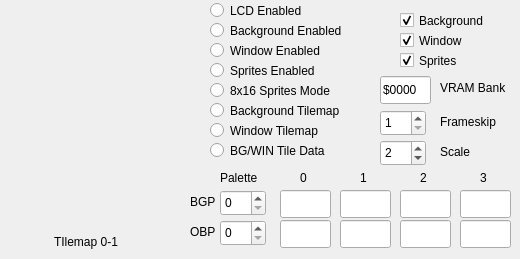
    <widget class="QWidget" name="tab_4">
     <attribute name="title">
      <string>PPU</string>
     </attribute>
     <widget class="QRadioButton" name="radioButton_BackgroundEnabled">
      <property name="geometry">
       <rect>
        <x>210</x>
        <y>20</y>
        <width>151</width>
        <height>21</height>
       </rect>
      </property>
      <property name="text">
       <string>Background Enabled</string>
      </property>
      <property name="checkable">
       <bool>true</bool>
      </property>
      <property name="autoExclusive">
       <bool>false</bool>
      </property>
     </widget>
     <widget class="QRadioButton" name="radioButton_SpritesEnabled">
      <property name="geometry">
       <rect>
        <x>210</x>
        <y>60</y>
        <width>151</width>
        <height>21</height>
       </rect>
      </property>
      <property name="text">
       <string>Sprites Enabled</string>
      </property>
      <property name="checkable">
       <bool>true</bool>
      </property>
      <property name="autoExclusive">
       <bool>false</bool>
      </property>
     </widget>
     <widget class="QRadioButton" name="radioButton_SpriteSizeSelect">
      <property name="geometry">
       <rect>
        <x>210</x>
        <y>80</y>
        <width>151</width>
        <height>21</height>
       </rect>
      </property>
      <property name="text">
       <string>8x16 Sprites Mode</string>
      </property>
      <property name="checkable">
       <bool>true</bool>
      </property>
      <property name="autoExclusive">
       <bool>false</bool>
      </property>
     </widget>
     <widget class="QRadioButton" name="radioButton_BackgroundTilemap">
      <property name="geometry">
       <rect>
        <x>210</x>
        <y>100</y>
        <width>151</width>
        <height>21</height>
       </rect>
      </property>
      <property name="text">
       <string>Background Tilemap</string>
      </property>
      <property name="checkable">
       <bool>true</bool>
      </property>
      <property name="autoExclusive">
       <bool>false</bool>
      </property>
     </widget>
     <widget class="QRadioButton" name="radioButton_BgWinTileData">
      <property name="geometry">
       <rect>
        <x>210</x>
        <y>140</y>
        <width>161</width>
        <height>21</height>
       </rect>
      </property>
      <property name="text">
       <string>BG/WIN Tile Data</string>
      </property>
      <property name="checkable">
       <bool>true</bool>
      </property>
      <property name="autoExclusive">
       <bool>false</bool>
      </property>
     </widget>
     <widget class="QRadioButton" name="radioButton_WindowEnabled">
      <property name="geometry">
       <rect>
        <x>210</x>
        <y>40</y>
        <width>161</width>
        <height>21</height>
       </rect>
      </property>
      <property name="text">
       <string>Window Enabled</string>
      </property>
      <property name="checkable">
       <bool>true</bool>
      </property>
      <property name="autoExclusive">
       <bool>false</bool>
      </property>
     </widget>
     <widget class="QRadioButton" name="radioButton_WindowTilemap">
      <property name="geometry">
       <rect>
        <x>210</x>
        <y>120</y>
        <width>151</width>
        <height>21</height>
       </rect>
      </property>
      <property name="text">
       <string>Window Tilemap</string>
      </property>
      <property name="checkable">
       <bool>true</bool>
      </property>
      <property name="autoExclusive">
       <bool>false</bool>
      </property>
     </widget>
     <widget class="QRadioButton" name="radioButton_LcdEnabled">
      <property name="enabled">
       <bool>true</bool>
      </property>
      <property name="geometry">
       <rect>
        <x>210</x>
        <y>0</y>
        <width>151</width>
        <height>21</height>
       </rect>
      </property>
      <property name="text">
       <string>LCD Enabled</string>
      </property>
      <property name="checkable">
       <bool>true</bool>
      </property>
      <property name="checked">
       <bool>false</bool>
      </property>
      <property name="autoExclusive">
       <bool>false</bool>
      </property>
     </widget>
     <widget class="QLabel" name="label_31">
      <property name="geometry">
       <rect>
        <x>54</x>
        <y>234</y>
        <width>71</width>
        <height>16</height>
       </rect>
      </property>
      <property name="text">
       <string>TIlemap 0-1</string>
      </property>
     </widget>
     <widget class="QLineEdit" name="lineEdit_BGP_0">
      <property name="geometry">
       <rect>
        <x>280</x>
        <y>190</y>
        <width>51</width>
        <height>28</height>
       </rect>
      </property>
      <property name="text">
       <string/>
      </property>
      <property name="readOnly">
       <bool>true</bool>
      </property>
     </widget>
     <widget class="QLabel" name="label_14">
      <property name="geometry">
       <rect>
        <x>300</x>
        <y>170</y>
        <width>16</width>
        <height>16</height>
       </rect>
      </property>
      <property name="text">
       <string>0</string>
      </property>
     </widget>
     <widget class="QLineEdit" name="lineEdit_OBP_1">
      <property name="geometry">
       <rect>
        <x>340</x>
        <y>220</y>
        <width>51</width>
        <height>28</height>
       </rect>
      </property>
      <property name="text">
       <string/>
      </property>
      <property name="readOnly">
       <bool>true</bool>
      </property>
     </widget>
     <widget class="QLabel" name="label_9">
      <property name="geometry">
       <rect>
        <x>190</x>
        <y>194</y>
        <width>31</width>
        <height>16</height>
       </rect>
      </property>
      <property name="text">
       <string>BGP</string>
      </property>
     </widget>
     <widget class="QLineEdit" name="lineEdit_OBP_0">
      <property name="geometry">
       <rect>
        <x>280</x>
        <y>220</y>
        <width>51</width>
        <height>28</height>
       </rect>
      </property>
      <property name="text">
       <string/>
      </property>
      <property name="readOnly">
       <bool>true</bool>
      </property>
     </widget>
     <widget class="QSpinBox" name="spinBox_BGP">
      <property name="geometry">
       <rect>
        <x>220</x>
        <y>190</y>
        <width>46</width>
        <height>26</height>
       </rect>
      </property>
      <property name="toolTip">
       <string>&lt;html&gt;&lt;head/&gt;&lt;body&gt;&lt;p&gt;Select which &lt;span style=&quot; font-weight:600;&quot;&gt;Background Palette&lt;/span&gt; to display (0-7)&lt;/p&gt;&lt;/body&gt;&lt;/html&gt;</string>
      </property>
      <property name="maximum">
       <number>7</number>
      </property>
     </widget>
     <widget class="QSpinBox" name="spinBox_OBP">
      <property name="geometry">
       <rect>
        <x>220</x>
        <y>220</y>
        <width>46</width>
        <height>26</height>
       </rect>
      </property>
      <property name="toolTip">
       <string>&lt;html&gt;&lt;head/&gt;&lt;body&gt;&lt;p&gt;Select which &lt;span style=&quot; font-weight:600;&quot;&gt;Sprite Palette &lt;/span&gt;to display (0-7)&lt;/p&gt;&lt;/body&gt;&lt;/html&gt;</string>
      </property>
      <property name="maximum">
       <number>7</number>
      </property>
     </widget>
     <widget class="QLabel" name="label_16">
      <property name="geometry">
       <rect>
        <x>420</x>
        <y>170</y>
        <width>16</width>
        <height>16</height>
       </rect>
      </property>
      <property name="text">
       <string>2</string>
      </property>
     </widget>
     <widget class="QLabel" name="label_15">
      <property name="geometry">
       <rect>
        <x>360</x>
        <y>170</y>
        <width>16</width>
        <height>16</height>
       </rect>
      </property>
      <property name="text">
       <string>1</string>
      </property>
     </widget>
     <widget class="QLabel" name="label_13">
      <property name="geometry">
       <rect>
        <x>190</x>
        <y>224</y>
        <width>31</width>
        <height>16</height>
       </rect>
      </property>
      <property name="text">
       <string>OBP</string>
      </property>
     </widget>
     <widget class="QLineEdit" name="lineEdit_BGP_1">
      <property name="geometry">
       <rect>
        <x>340</x>
        <y>190</y>
        <width>51</width>
        <height>28</height>
       </rect>
      </property>
      <property name="text">
       <string/>
      </property>
      <property name="readOnly">
       <bool>true</bool>
      </property>
     </widget>
     <widget class="QLineEdit" name="lineEdit_OBP_2">
      <property name="geometry">
       <rect>
        <x>400</x>
        <y>220</y>
        <width>51</width>
        <height>28</height>
       </rect>
      </property>
      <property name="text">
       <string/>
      </property>
      <property name="readOnly">
       <bool>true</bool>
      </property>
     </widget>
     <widget class="QLabel" name="label_17">
      <property name="geometry">
       <rect>
        <x>220</x>
        <y>170</y>
        <width>51</width>
        <height>16</height>
       </rect>
      </property>
      <property name="text">
       <string>Palette</string>
      </property>
     </widget>
     <widget class="QLineEdit" name="lineEdit_BGP_2">
      <property name="geometry">
       <rect>
        <x>400</x>
        <y>190</y>
        <width>51</width>
        <height>28</height>
       </rect>
      </property>
      <property name="text">
       <string/>
      </property>
      <property name="readOnly">
       <bool>true</bool>
      </property>
     </widget>
     <widget class="QCheckBox" name="checkBox_Background">
      <property name="geometry">
       <rect>
        <x>400</x>
        <y>10</y>
        <width>101</width>
        <height>21</height>
       </rect>
      </property>
      <property name="toolTip">
       <string>&lt;html&gt;&lt;head/&gt;&lt;body&gt;&lt;p&gt;Enable or disable &lt;span style=&quot; font-weight:600;&quot;&gt;Background&lt;/span&gt; layer&lt;/p&gt;&lt;/body&gt;&lt;/html&gt;</string>
      </property>
      <property name="text">
       <string>Background</string>
      </property>
      <property name="checked">
       <bool>true</bool>
      </property>
     </widget>
     <widget class="QCheckBox" name="checkBox_Sprites">
      <property name="geometry">
       <rect>
        <x>400</x>
        <y>50</y>
        <width>87</width>
        <height>21</height>
       </rect>
      </property>
      <property name="toolTip">
       <string>&lt;html&gt;&lt;head/&gt;&lt;body&gt;&lt;p&gt;Enable or disable &lt;span style=&quot; font-weight:600;&quot;&gt;Sprite&lt;/span&gt; layer&lt;/p&gt;&lt;/body&gt;&lt;/html&gt;</string>
      </property>
      <property name="text">
       <string>Sprites</string>
      </property>
      <property name="checked">
       <bool>true</bool>
      </property>
     </widget>
     <widget class="QCheckBox" name="checkBox_Window">
      <property name="geometry">
       <rect>
        <x>400</x>
        <y>30</y>
        <width>87</width>
        <height>21</height>
       </rect>
      </property>
      <property name="toolTip">
       <string>&lt;html&gt;&lt;head/&gt;&lt;body&gt;&lt;p&gt;Enable or disable &lt;span style=&quot; font-weight:600;&quot;&gt;Window&lt;/span&gt; layer&lt;/p&gt;&lt;/body&gt;&lt;/html&gt;</string>
      </property>
      <property name="text">
       <string>Window</string>
      </property>
      <property name="checked">
       <bool>true</bool>
      </property>
     </widget>
     <widget class="QLabel" name="label_22">
      <property name="geometry">
       <rect>
        <x>440</x>
        <y>80</y>
        <width>71</width>
        <height>16</height>
       </rect>
      </property>
      <property name="text">
       <string>VRAM Bank</string>
      </property>
     </widget>
     <widget class="QLineEdit" name="lineEdit_VRAM_Bank">
      <property name="geometry">
       <rect>
        <x>380</x>
        <y>76</y>
        <width>51</width>
        <height>28</height>
       </rect>
      </property>
      <property name="text">
       <string>$0000</string>
      </property>
      <property name="readOnly">
       <bool>true</bool>
      </property>
     </widget>
     <widget class="QSpinBox" name="spinBox_Frameskip">
      <property name="geometry">
       <rect>
        <x>380</x>
        <y>110</y>
        <width>46</width>
        <height>26</height>
       </rect>
      </property>
      <property name="toolTip">
       <string>&lt;html&gt;&lt;head/&gt;&lt;body&gt;&lt;p&gt;Set the number of &lt;span style=&quot; font-weight:600;&quot;&gt;Frames&lt;/span&gt; to &lt;span style=&quot; font-weight:600;&quot;&gt;Skip&lt;/span&gt; before drawing the next&lt;/p&gt;&lt;/body&gt;&lt;/html&gt;</string>
      </property>
      <property name="minimum">
       <number>1</number>
      </property>
      <property name="maximum">
       <number>99</number>
      </property>
      <property name="value">
       <number>1</number>
      </property>
     </widget>
     <widget class="QLabel" name="label_20">
      <property name="geometry">
       <rect>
        <x>440</x>
        <y>114</y>
        <width>61</width>
        <height>16</height>
       </rect>
      </property>
      <property name="text">
       <string>Frameskip</string>
      </property>
     </widget>
     <widget class="QLineEdit" name="lineEdit_BGP_3">
      <property name="geometry">
       <rect>
        <x>460</x>
        <y>190</y>
        <width>51</width>
        <height>28</height>
       </rect>
      </property>
      <property name="text">
       <string/>
      </property>
      <property name="readOnly">
       <bool>true</bool>
      </property>
     </widget>
     <widget class="QLineEdit" name="lineEdit_OBP_3">
      <property name="geometry">
       <rect>
        <x>460</x>
        <y>220</y>
        <width>51</width>
        <height>28</height>
       </rect>
      </property>
      <property name="text">
       <string/>
      </property>
      <property name="readOnly">
       <bool>true</bool>
      </property>
     </widget>
     <widget class="QLabel" name="label_38">
      <property name="geometry">
       <rect>
        <x>480</x>
        <y>170</y>
        <width>16</width>
        <height>16</height>
       </rect>
      </property>
      <property name="text">
       <string>3</string>
      </property>
     </widget>
     <widget class="QWidget" name="widget_TileViewer" native="true">
      <property name="geometry">
       <rect>
        <x>10</x>
        <y>10</y>
        <width>160</width>
        <height>220</height>
       </rect>
      </property>
     </widget>
     <widget class="QSpinBox" name="spinBox_ScreenScale">
      <property name="geometry">
       <rect>
        <x>380</x>
        <y>140</y>
        <width>46</width>
        <height>26</height>
       </rect>
      </property>
      <property name="toolTip">
       <string>&lt;html&gt;&lt;head/&gt;&lt;body&gt;&lt;p&gt;Set the &lt;span style=&quot; font-weight:600;&quot;&gt;Scaling Factor&lt;/span&gt; for the LCD display&lt;/p&gt;&lt;/body&gt;&lt;/html&gt;</string>
      </property>
      <property name="minimum">
       <number>1</number>
      </property>
      <property name="maximum">
       <number>99</number>
      </property>
      <property name="value">
       <number>2</number>
      </property>
     </widget>
     <widget class="QLabel" name="label_61">
      <property name="geometry">
       <rect>
        <x>440</x>
        <y>144</y>
        <width>61</width>
        <height>16</height>
       </rect>
      </property>
      <property name="text">
       <string>Scale</string>
      </property>
     </widget>
    </widget>
